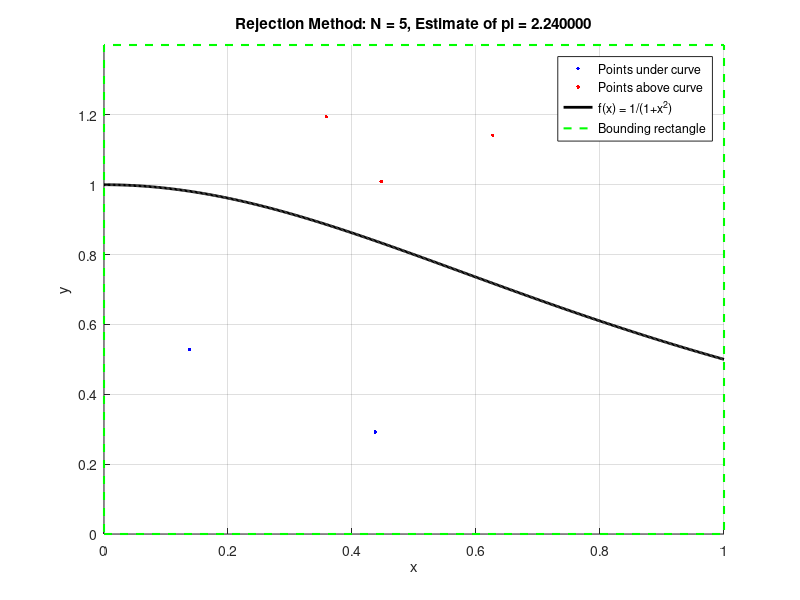

MATLAB code for this plot:
%  rejection method of integration

% Function to integrate
f = @(x) 1 ./ (1 + x.^2);

% Parameters
N = input('Enter the number of samples: ');
a = 0;
b = 1;

if N <= 0 || N ~= floor(N)
    error('Enter a positive integer for the number of samples.');
end

% Maximum height of the function
M = 1.4 * max(f(linspace(a, b, 1000)));

% Generate random points
x = a + (b-a) * rand(1, N);
y_val = M * rand(1, N);

% Check which points lie under the curve
fx = f(x);
under = y_val < fx;

% Estimate the integral
PercentUnderCurve = sum(under) / N;
Monte_Integral = PercentUnderCurve * M * (b-a);

% Estimate pi and calculate percentage error
pi_estimate = 4 * Monte_Integral;
PercentError = abs(pi_estimate - pi) / pi * 100;

% Display results
fprintf('\n--- Rejection Method of Integration ---\n');
fprintf('Number of samples = %d\n', N);
fprintf('Points under curve = %d\n', sum(under));
fprintf('Estimated integral = %.8f\n', Monte_Integral);
fprintf('Estimated pi = %.8f\n', pi_estimate);
fprintf('Actual pi = %.8f\n', pi);
fprintf('Percentage error = %.4f%%\n', PercentError);

% Visualization
figure;
hold on;

% Plot points below and above the curve
plot(x(under), y_val(under), 'b.', 'MarkerSize', 8);
plot(x(~under), y_val(~under), 'r.', 'MarkerSize', 8);

% Plot the function
x_curve = linspace(a, b, 500);
plot(x_curve, f(x_curve), 'k-', 'LineWidth', 2);

% Plot the bounding rectangle
plot([a b b a a], [0 0 M M 0], ...
    'g--', 'LineWidth', 1.5);

% Format graph
xlim([a b]);
ylim([0 M]);
grid on;
xlabel('x');
ylabel('y');

title(sprintf('Rejection Method: N = %d, Estimate of pi = %.6f', ...
    N, pi_estimate));

legend('Points under curve', ...
    'Points above curve', ...
    'f(x) = 1/(1+x^2)', ...
    'Bounding rectangle', ...
    'Location', 'northeast');

hold off;
